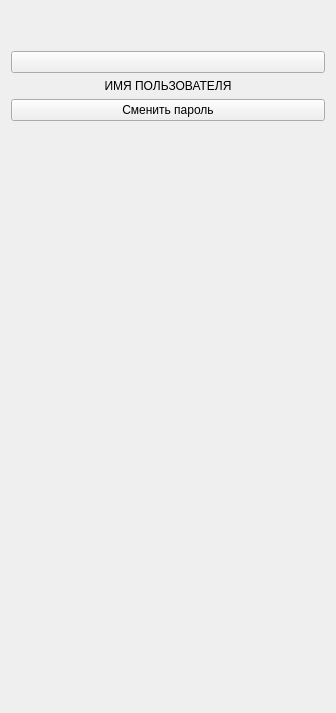
<?xml version="1.0" encoding="UTF-8"?>
<ui version="4.0">
 <class>Form</class>
 <widget class="QWidget" name="Form">
  <property name="geometry">
   <rect>
    <x>0</x>
    <y>0</y>
    <width>336</width>
    <height>713</height>
   </rect>
  </property>
  <property name="windowTitle">
   <string>Form</string>
  </property>
  <layout class="QVBoxLayout" name="verticalLayout">
   <item>
    <spacer name="verticalSpacer_2">
     <property name="orientation">
      <enum>Qt::Vertical</enum>
     </property>
     <property name="sizeType">
      <enum>QSizePolicy::Preferred</enum>
     </property>
     <property name="sizeHint" stdset="0">
      <size>
       <width>20</width>
       <height>40</height>
      </size>
     </property>
    </spacer>
   </item>
   <item>
    <widget class="QPushButton" name="btn_profile_logo">
     <property name="text">
      <string/>
     </property>
     <property name="icon">
      <iconset>
       <normaloff>data/icons/user-b.svg</normaloff>data/icons/user-b.svg</iconset>
     </property>
     <property name="iconSize">
      <size>
       <width>32</width>
       <height>32</height>
      </size>
     </property>
    </widget>
   </item>
   <item>
    <widget class="QLabel" name="lbl_username">
     <property name="text">
      <string>ИМЯ ПОЛЬЗОВАТЕЛЯ</string>
     </property>
     <property name="alignment">
      <set>Qt::AlignCenter</set>
     </property>
    </widget>
   </item>
   <item>
    <widget class="QPushButton" name="btn_change_password">
     <property name="text">
      <string>Сменить пароль</string>
     </property>
    </widget>
   </item>
   <item>
    <spacer name="verticalSpacer">
     <property name="orientation">
      <enum>Qt::Vertical</enum>
     </property>
     <property name="sizeHint" stdset="0">
      <size>
       <width>20</width>
       <height>40</height>
      </size>
     </property>
    </spacer>
   </item>
  </layout>
 </widget>
 <resources/>
 <connections/>
</ui>
